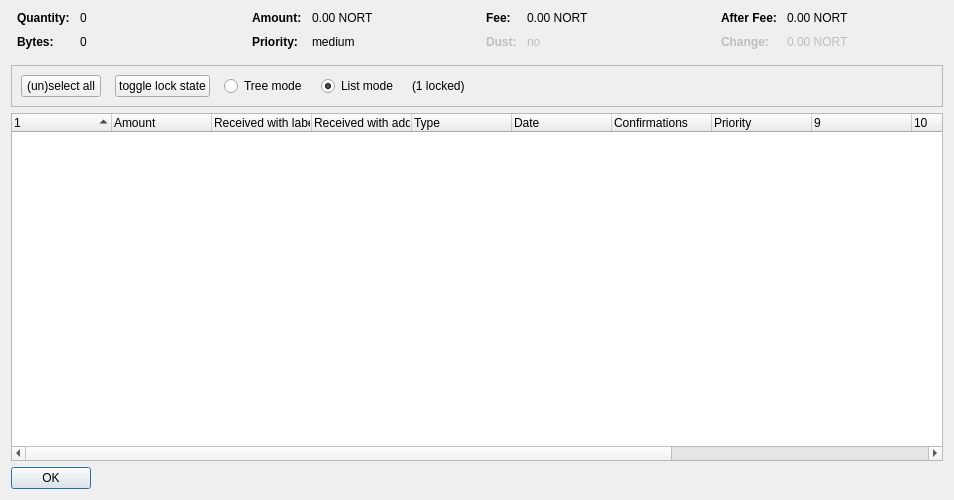
<?xml version="1.0" encoding="UTF-8"?>
<ui version="4.0">
 <class>CoinControlDialog</class>
 <widget class="QDialog" name="CoinControlDialog">
  <property name="geometry">
   <rect>
    <x>0</x>
    <y>0</y>
    <width>954</width>
    <height>500</height>
   </rect>
  </property>
  <property name="windowTitle">
   <string>Coin Selection</string>
  </property>
  <layout class="QVBoxLayout" name="verticalLayout">
   <item>
    <layout class="QHBoxLayout" name="horizontalLayoutTop" stretch="0,0,0,0">
     <property name="topMargin">
      <number>0</number>
     </property>
     <property name="bottomMargin">
      <number>10</number>
     </property>
     <item>
      <layout class="QFormLayout" name="formLayoutCoinControl1">
       <property name="horizontalSpacing">
        <number>10</number>
       </property>
       <property name="verticalSpacing">
        <number>10</number>
       </property>
       <property name="leftMargin">
        <number>6</number>
       </property>
       <property name="rightMargin">
        <number>6</number>
       </property>
       <item row="0" column="0">
        <widget class="QLabel" name="labelCoinControlQuantityText">
         <property name="font">
          <font>
           <weight>75</weight>
           <bold>true</bold>
          </font>
         </property>
         <property name="text">
          <string>Quantity:</string>
         </property>
        </widget>
       </item>
       <item row="0" column="1">
        <widget class="QLabel" name="labelCoinControlQuantity">
         <property name="cursor">
          <cursorShape>IBeamCursor</cursorShape>
         </property>
         <property name="contextMenuPolicy">
          <enum>Qt::ActionsContextMenu</enum>
         </property>
         <property name="text">
          <string notr="true">0</string>
         </property>
         <property name="textInteractionFlags">
          <set>Qt::LinksAccessibleByMouse|Qt::TextSelectableByKeyboard|Qt::TextSelectableByMouse</set>
         </property>
        </widget>
       </item>
       <item row="1" column="0">
        <widget class="QLabel" name="labelCoinControlBytesText">
         <property name="font">
          <font>
           <weight>75</weight>
           <bold>true</bold>
          </font>
         </property>
         <property name="text">
          <string>Bytes:</string>
         </property>
        </widget>
       </item>
       <item row="1" column="1">
        <widget class="QLabel" name="labelCoinControlBytes">
         <property name="cursor">
          <cursorShape>IBeamCursor</cursorShape>
         </property>
         <property name="contextMenuPolicy">
          <enum>Qt::ActionsContextMenu</enum>
         </property>
         <property name="text">
          <string notr="true">0</string>
         </property>
         <property name="textInteractionFlags">
          <set>Qt::LinksAccessibleByMouse|Qt::TextSelectableByKeyboard|Qt::TextSelectableByMouse</set>
         </property>
        </widget>
       </item>
      </layout>
     </item>
     <item>
      <layout class="QFormLayout" name="formLayoutCoinControl2">
       <property name="horizontalSpacing">
        <number>10</number>
       </property>
       <property name="verticalSpacing">
        <number>10</number>
       </property>
       <property name="leftMargin">
        <number>6</number>
       </property>
       <property name="rightMargin">
        <number>6</number>
       </property>
       <item row="0" column="0">
        <widget class="QLabel" name="labelCoinControlAmountText">
         <property name="font">
          <font>
           <weight>75</weight>
           <bold>true</bold>
          </font>
         </property>
         <property name="text">
          <string>Amount:</string>
         </property>
        </widget>
       </item>
       <item row="0" column="1">
        <widget class="QLabel" name="labelCoinControlAmount">
         <property name="cursor">
          <cursorShape>IBeamCursor</cursorShape>
         </property>
         <property name="contextMenuPolicy">
          <enum>Qt::ActionsContextMenu</enum>
         </property>
         <property name="text">
          <string notr="true">0.00 NORT</string>
         </property>
         <property name="textInteractionFlags">
          <set>Qt::LinksAccessibleByMouse|Qt::TextSelectableByKeyboard|Qt::TextSelectableByMouse</set>
         </property>
        </widget>
       </item>
       <item row="1" column="0">
        <widget class="QLabel" name="labelCoinControlPriorityText">
         <property name="font">
          <font>
           <weight>75</weight>
           <bold>true</bold>
          </font>
         </property>
         <property name="text">
          <string>Priority:</string>
         </property>
        </widget>
       </item>
       <item row="1" column="1">
        <widget class="QLabel" name="labelCoinControlPriority">
         <property name="cursor">
          <cursorShape>IBeamCursor</cursorShape>
         </property>
         <property name="contextMenuPolicy">
          <enum>Qt::ActionsContextMenu</enum>
         </property>
         <property name="text">
          <string>medium</string>
         </property>
         <property name="textInteractionFlags">
          <set>Qt::LinksAccessibleByMouse|Qt::TextSelectableByKeyboard|Qt::TextSelectableByMouse</set>
         </property>
        </widget>
       </item>
      </layout>
     </item>
     <item>
      <layout class="QFormLayout" name="formLayoutCoinControl3">
       <property name="horizontalSpacing">
        <number>10</number>
       </property>
       <property name="verticalSpacing">
        <number>10</number>
       </property>
       <property name="leftMargin">
        <number>6</number>
       </property>
       <property name="rightMargin">
        <number>6</number>
       </property>
       <item row="0" column="0">
        <widget class="QLabel" name="labelCoinControlFeeText">
         <property name="font">
          <font>
           <weight>75</weight>
           <bold>true</bold>
          </font>
         </property>
         <property name="text">
          <string>Fee:</string>
         </property>
        </widget>
       </item>
       <item row="0" column="1">
        <widget class="QLabel" name="labelCoinControlFee">
         <property name="cursor">
          <cursorShape>IBeamCursor</cursorShape>
         </property>
         <property name="contextMenuPolicy">
          <enum>Qt::ActionsContextMenu</enum>
         </property>
         <property name="text">
          <string notr="true">0.00 NORT</string>
         </property>
         <property name="textInteractionFlags">
          <set>Qt::LinksAccessibleByMouse|Qt::TextSelectableByKeyboard|Qt::TextSelectableByMouse</set>
         </property>
        </widget>
       </item>
       <item row="1" column="0">
        <widget class="QLabel" name="labelCoinControlLowOutputText">
         <property name="enabled">
          <bool>false</bool>
         </property>
         <property name="font">
          <font>
           <weight>75</weight>
           <bold>true</bold>
          </font>
         </property>
         <property name="text">
          <string>Dust:</string>
         </property>
        </widget>
       </item>
       <item row="1" column="1">
        <widget class="QLabel" name="labelCoinControlLowOutput">
         <property name="enabled">
          <bool>false</bool>
         </property>
         <property name="cursor">
          <cursorShape>IBeamCursor</cursorShape>
         </property>
         <property name="contextMenuPolicy">
          <enum>Qt::ActionsContextMenu</enum>
         </property>
         <property name="text">
          <string>no</string>
         </property>
         <property name="textInteractionFlags">
          <set>Qt::LinksAccessibleByMouse|Qt::TextSelectableByKeyboard|Qt::TextSelectableByMouse</set>
         </property>
        </widget>
       </item>
      </layout>
     </item>
     <item>
      <layout class="QFormLayout" name="formLayoutCoinControl4">
       <property name="horizontalSpacing">
        <number>10</number>
       </property>
       <property name="verticalSpacing">
        <number>10</number>
       </property>
       <property name="leftMargin">
        <number>6</number>
       </property>
       <property name="rightMargin">
        <number>6</number>
       </property>
       <item row="0" column="0">
        <widget class="QLabel" name="labelCoinControlAfterFeeText">
         <property name="font">
          <font>
           <weight>75</weight>
           <bold>true</bold>
          </font>
         </property>
         <property name="text">
          <string>After Fee:</string>
         </property>
        </widget>
       </item>
       <item row="0" column="1">
        <widget class="QLabel" name="labelCoinControlAfterFee">
         <property name="cursor">
          <cursorShape>IBeamCursor</cursorShape>
         </property>
         <property name="contextMenuPolicy">
          <enum>Qt::ActionsContextMenu</enum>
         </property>
         <property name="text">
          <string notr="true">0.00 NORT</string>
         </property>
         <property name="textInteractionFlags">
          <set>Qt::LinksAccessibleByMouse|Qt::TextSelectableByKeyboard|Qt::TextSelectableByMouse</set>
         </property>
        </widget>
       </item>
       <item row="1" column="0">
        <widget class="QLabel" name="labelCoinControlChangeText">
         <property name="enabled">
          <bool>false</bool>
         </property>
         <property name="font">
          <font>
           <weight>75</weight>
           <bold>true</bold>
          </font>
         </property>
         <property name="text">
          <string>Change:</string>
         </property>
        </widget>
       </item>
       <item row="1" column="1">
        <widget class="QLabel" name="labelCoinControlChange">
         <property name="enabled">
          <bool>false</bool>
         </property>
         <property name="cursor">
          <cursorShape>IBeamCursor</cursorShape>
         </property>
         <property name="contextMenuPolicy">
          <enum>Qt::ActionsContextMenu</enum>
         </property>
         <property name="text">
          <string notr="true">0.00 NORT</string>
         </property>
         <property name="textInteractionFlags">
          <set>Qt::LinksAccessibleByMouse|Qt::TextSelectableByKeyboard|Qt::TextSelectableByMouse</set>
         </property>
        </widget>
       </item>
      </layout>
     </item>
    </layout>
   </item>
   <item>
    <widget class="QFrame" name="frame">
     <property name="minimumSize">
      <size>
       <width>0</width>
       <height>40</height>
      </size>
     </property>
     <property name="frameShape">
      <enum>QFrame::StyledPanel</enum>
     </property>
     <property name="frameShadow">
      <enum>QFrame::Sunken</enum>
     </property>
     <layout class="QHBoxLayout" name="horizontalLayout">
      <item>
       <layout class="QHBoxLayout" name="horizontalLayoutPanel" stretch="0,0,0,0,0,0">
        <property name="spacing">
         <number>14</number>
        </property>
        <item>
         <widget class="QPushButton" name="pushButtonSelectAll">
          <property name="sizePolicy">
           <sizepolicy hsizetype="Maximum" vsizetype="Fixed">
            <horstretch>0</horstretch>
            <verstretch>0</verstretch>
           </sizepolicy>
          </property>
          <property name="text">
           <string>(un)select all</string>
          </property>
          <property name="autoDefault">
           <bool>false</bool>
          </property>
         </widget>
        </item>
        <item>
         <widget class="QPushButton" name="pushButtonToggleLock">
          <property name="sizePolicy">
           <sizepolicy hsizetype="Maximum" vsizetype="Fixed">
            <horstretch>0</horstretch>
            <verstretch>0</verstretch>
           </sizepolicy>
          </property>
          <property name="text">
           <string>toggle lock state</string>
          </property>
          <property name="autoDefault">
           <bool>false</bool>
          </property>
         </widget>
        </item>
        <item>
         <widget class="QRadioButton" name="radioTreeMode">
          <property name="sizePolicy">
           <sizepolicy hsizetype="Maximum" vsizetype="Fixed">
            <horstretch>0</horstretch>
            <verstretch>0</verstretch>
           </sizepolicy>
          </property>
          <property name="text">
           <string>Tree mode</string>
          </property>
         </widget>
        </item>
        <item>
         <widget class="QRadioButton" name="radioListMode">
          <property name="sizePolicy">
           <sizepolicy hsizetype="Maximum" vsizetype="Fixed">
            <horstretch>0</horstretch>
            <verstretch>0</verstretch>
           </sizepolicy>
          </property>
          <property name="text">
           <string>List mode</string>
          </property>
          <property name="checked">
           <bool>true</bool>
          </property>
         </widget>
        </item>
        <item>
         <widget class="QLabel" name="labelLocked">
          <property name="text">
           <string>(1 locked)</string>
          </property>
         </widget>
        </item>
        <item>
         <spacer name="horizontalSpacer">
          <property name="orientation">
           <enum>Qt::Horizontal</enum>
          </property>
          <property name="sizeHint" stdset="0">
           <size>
            <width>40</width>
            <height>20</height>
           </size>
          </property>
         </spacer>
        </item>
       </layout>
      </item>
     </layout>
    </widget>
   </item>
   <item>
    <widget class="CoinControlTreeWidget" name="treeWidget">
     <property name="contextMenuPolicy">
      <enum>Qt::CustomContextMenu</enum>
     </property>
     <property name="sortingEnabled">
      <bool>false</bool>
     </property>
     <property name="columnCount">
      <number>13</number>
     </property>
     <attribute name="headerShowSortIndicator" stdset="0">
      <bool>true</bool>
     </attribute>
     <attribute name="headerStretchLastSection">
      <bool>false</bool>
     </attribute>
     <column>
      <property name="text">
       <string/>
      </property>
     </column>
     <column>
      <property name="text">
       <string>Amount</string>
      </property>
     </column>
     <column>
      <property name="text">
       <string>Received with label</string>
      </property>
     </column>
     <column>
      <property name="text">
       <string>Received with address</string>
      </property>
     </column>
     <column>
      <property name="text">
	<string>Type</string>
      </property>
     </column>
     <column>
      <property name="text">	 
       <string>Date</string>
      </property>
     </column>
     <column>
      <property name="text">
       <string>Confirmations</string>
      </property>
      <property name="toolTip">
       <string>Confirmed</string>
      </property>
     </column>
     <column>
      <property name="text">
       <string>Priority</string>
      </property>
     </column>
     <column>
      <property name="text">
       <string/>
      </property>
     </column>
     <column>
      <property name="text">
       <string/>
      </property>
     </column>
     <column>
      <property name="text">
       <string/>
      </property>
     </column>
     <column>
      <property name="text">
       <string/>
      </property>
     </column>
     <column>
      <property name="text">
       <string/>
      </property>
     </column>
    </widget>
   </item>
   <item>
    <widget class="QDialogButtonBox" name="buttonBox">
     <property name="sizePolicy">
      <sizepolicy hsizetype="Maximum" vsizetype="Fixed">
       <horstretch>0</horstretch>
       <verstretch>0</verstretch>
      </sizepolicy>
     </property>
     <property name="orientation">
      <enum>Qt::Horizontal</enum>
     </property>
     <property name="standardButtons">
      <set>QDialogButtonBox::Ok</set>
     </property>
    </widget>
   </item>
  </layout>
 </widget>
 <customwidgets>
  <customwidget>
   <class>CoinControlTreeWidget</class>
   <extends>QTreeWidget</extends>
   <header>coincontroltreewidget.h</header>
  </customwidget>
 </customwidgets>
 <resources/>
 <connections/>
</ui>
